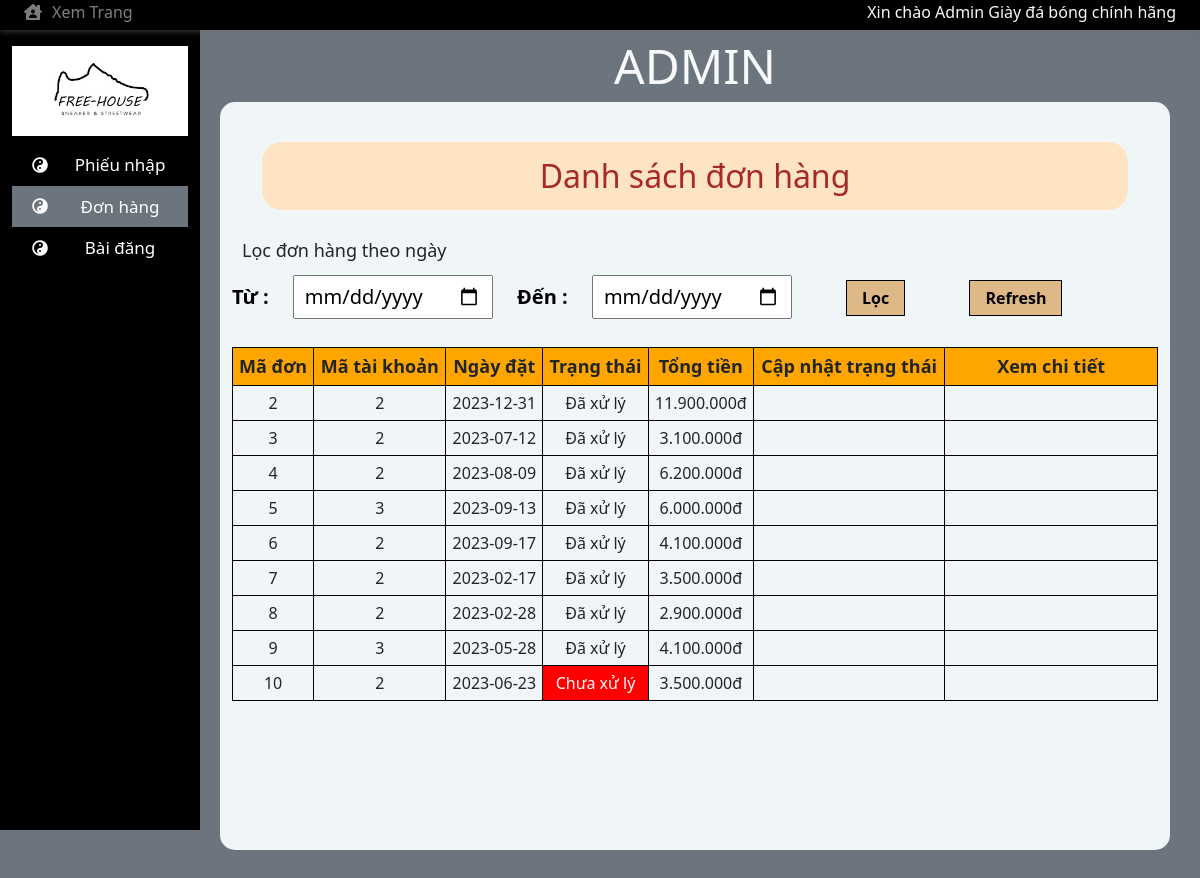
Screenshot of /admin/index.php?id=dh (signed in) with the database file from the repository.
### tables this page shows
CREATE TABLE `phanquyen` (
  `MaQuyen` varchar(50) NOT NULL,
  `MaChiTiet` varchar(50) NOT NULL
);

CREATE TABLE `chitietquyen` (
  `MaChiTiet` varchar(50) NOT NULL,
  `TenChiTiet` varchar(50) NOT NULL,
  `MoTa` varchar(50) NOT NULL
);

CREATE TABLE `donhang` (
  `MaDonHang` int(11) NOT NULL,
  `MaTaiKhoan` int(50) NOT NULL,
  `NgayDat` date NOT NULL,
  `TrangThai` tinyint(1) NOT NULL,
  `TongTien` int(11) NOT NULL
);

### db/DAOPhanQuyen.php (called while the page is built, shortened)
<?php
class DAOPhanQuyen{
    private $host = 'localhost';
    private $username = 'root';
    private $password = '';
    private $database = 'ql_cuahanggiay';
    private $conn;
    public function connect(){
        if(!$this->conn){
            $this->conn=mysqli_connect($this->host,$this->username,$this->password,$this->database);
        }
    }
    public function getQuyen($MaQuyen){
        $sql = "SELECT * FROM phanquyen,chitietquyen WHERE MaQuyen = '".$MaQuyen."' AND chitietquyen.MaChiTiet = phanquyen.MaChiTiet";
        $data=null;
        if($result = mysqli_query($this->conn,$sql)){
            while($row=mysqli_fetch_array($result)){
                    $data[] = $row;
            }
        }
        return $data;
    }
}
?>

### db/DAODonHang.php (called while the page is built, shortened)
<?php
class DAODonHang
{
    private $host = 'localhost';
    private $username = 'root';
    private $password = '';
    private $databaseName = 'ql_cuahanggiay';
    private $conn;
    public function connect()
    {
        if(!$this->conn){
            $this->conn = mysqli_connect($this->host,$this->username,$this->password,$this->databaseName);
        }
    }
    public function getList($table)
    {
        $sql = 'SELECT * FROM '.$table;
        $data = null;
        if($result = mysqli_query($this->conn,$sql)){
            while($row = mysqli_fetch_array($result)){
                $data[] = $row;
            }
            return $data;
        }
        else
            return false;
    }
}
?>

### admin/template/template_content/donhang.php (the view, shortened to what this page needs)
<form action="" method="POST">
    <h2 id="title_dh">Danh sách đơn hàng</h2>
    <h3 id="title_loc">Lọc đơn hàng theo ngày</h3>
    <label for="from" class="label_from">Từ :</label>
    <input type="date" name="from" id="from">
    <label for="to" class="to">Đến :</label>
    <input type="date" name="to" id="to">
    <input type="submit" name="Loc" id="Loc" value="Lọc">
    <input type="submit" name="Refresh" id="Refresh" value="Refresh">
    <table id="ds_donhang">
        <tr>
            <th>Mã đơn</th>
            <th>Mã tài khoản</th>
            <th>Ngày đặt</th>
            <th>Trạng thái</th>
            <th>Tổng tiền</th>
            <th>Cập nhật trạng thái</th>
            <th style = "width: 23%">Xem chi tiết</th>
        </tr>
        <?php
            if(isset($_POST['Loc']) == false){
                include("../db/DAODonHang.php");
                $db = new DAODonHang();
                $db->connect();
                $data = $db->getList('donhang');
                $i=0;
                while ($i < count($data)){
        ?>
                <tr>
                    <td><?php echo $data[$i][0]?></td>
                    <td><?php echo $data[$i][1]?></td>
                    <td><?php echo $data[$i][2]?></td>
                    <td <?php
                        if($data[$i][3]!=1){
                            echo "style = 'background-color: red; color: white;'";
                        }
                    ?>>
                        <?php
                            if($data[$i][3]==1){
                                echo 'Đã xử lý';
                            }
                            else{
                                echo 'Chưa xử lý';
                            }
                        ?></td>
                    <td><?php echo number_format($data[$i][4],0,',','.')."đ"?></td>
                    <td>
                        <?php
                            if($data[$i][3]!=1){
                                echo '<button type="button" class="XuLyDon" value = "'.$data[$i][0].'">Xử lý đơn hàng</button></td>';
                            }
                        ?>
                    </td>
                    <td></td>
                </tr>
        <?php
                    $i++;
                }
            }
        ?>
    </table>

### admin/template/menu_ad.php (shortened to what this page needs)
<?php
    if (isset($_SESSION['MaQuyen']) && isset($_SESSION['MaTaiKhoan'])){
        $MaQuyen = $_SESSION['MaQuyen'];
        include("../db/DAOPhanQuyen.php");
        $db = new DAOPhanQuyen();
        $db->connect();
        $PQ = $db->getQuyen($MaQuyen);
        if(isset($_GET['id'])){
            $id = $_GET['id'];
        }
?>
        <div id="menu" class="col col-sm-12 col-lg-2 col-md-2 bg-black text-bg-dark position-fixed width-show-icon">
            <div class="d-none d-lg-block d-md-block" id="menu-js">
                <div class="row d-none d-lg-block d-md-block">
                    <div class="img-logo ">
                            <a href="index.php">
                            <img class="row w-100 mx-auto mt-3" src="../img/img-logo/sneaker.jpg" alt="">
                            </a>
                        </div>
                </div>
                <ul id='ulMenu' class="mt-2 list-unstyled text-black ">
                    <?php
                        $n = 0;
                        if($PQ != null){
                            $n = count($PQ);
                        }
                        for($i = $n-1; $i >= 0;$i--){
                    ?>
                        <a href="index.php?id=<?php echo $PQ[$i]["MaChiTiet"]?>">
                            <li class="row LiMenu mx-0 text-center p-2 align-items-center border-secondary border-size-menu " style = "<?php if($id ==  $PQ[$i]["MaChiTiet"]){echo "background:  #6c757d";}?>">
                                <div class="col-3 px-0 d-none d-lg-flex justify-content-center">
                                    <i class="fa fa-yin-yang"></i>
                                </div>
                                <div class="col-lg-9 col-12 px-0">
                                    <p class="text-font-menu m-0"><?php echo $PQ[$i]["TenChiTiet"]?></p>
                                </div>
                            </li>
                        </a>
                    <?php
                        }
                    ?>
                </ul>
            </div>
        </div>
<?php
    }
?>

### admin/css/DonHang.css (style rules this page uses)
#title_dh { color: brown; margin: 30px 30px; text-align: center; background-color: bisque; border-radius: 20px; padding: 15px; }
#title_loc { margin: 10px; font-size: 18px; }
label { color: black; font-size: 20px; margin: 0px 30px; }
#from, #to { font-size: 20px; margin: 0px 20px; padding: 5px 10px; }
#Loc, #Refresh { color: black; font-weight: bold; background-color: burlywood; border: 1px solid black; padding: 5px 15px; margin: 0 30px; cursor: pointer; }
#ds_donhang { width: 100%; border: 1px solid black; border-collapse: collapse; }
#ds_donhang th { text-align: center; border: 1px solid black; padding: 5px; font-size: 18px; background-color: orange; }
#ds_donhang td { text-align: center; font-size: 16px; border: 1px solid black; padding: 5px; }

### admin/css/admin.css (style rules this page uses)
.text-font-menu { font-size: 17px; }
* { padding: 0; margin: 0; box-sizing: border-box; }
p,a { text-decoration:none; margin: 0 !important; padding: 0 !important; }
@media (min-width: 768px) { #menu { height:100vh; top:30px !important; } }
@media (min-width: 992px) { #menu { height:100vh; top:30px !important; } }
.list-unstyled.text-black >a { color:#fff; text-decoration: none; }
#menu { left:0; overflow-y: auto; z-index: 5; }
#main > *:nth-child(2) > * { margin-top: 10px !important; margin-bottom: 10px !important; }
li.row.LiMenu.mx-0.text-center.p-2.align-items-center.border-secondary.border-size-menu { transition: box-shadow 0.5s ease; }

### admin/css/KhuyenMai.css (style rules this page uses)
* { margin: 0px; padding: 0px; }

### admin/css/PhanQuyen.css (style rules this page uses)
* { margin: 0px; padding: 0px; }
label { margin: 10px 0px; }

### admin/css/DanhMuc.css (style rules this page uses)
* { margin: 0px; padding: 0px; }
label { font-weight: bold; font-size: 20px; }

### rows the page displays
phanquyen: MaChiTiet.TenChiTiet "Phiếu nhập"
phanquyen: MaChiTiet.TenChiTiet "Đơn hàng"
phanquyen: MaChiTiet.TenChiTiet "Bài đăng"
donhang: MaDonHang "2", MaTaiKhoan "2", NgayDat "2023-12-31", TrangThai "Đã xử lý", TongTien "11.900.000"
donhang: MaDonHang "3", MaTaiKhoan "2", NgayDat "2023-07-12", TrangThai "Đã xử lý", TongTien "3.100.000"
donhang: MaDonHang "4", MaTaiKhoan "2", NgayDat "2023-08-09", TrangThai "Đã xử lý", TongTien "6.200.000"
donhang: MaDonHang "5", MaTaiKhoan "3", NgayDat "2023-09-13", TrangThai "Đã xử lý", TongTien "6.000.000"
donhang: MaDonHang "6", MaTaiKhoan "2", NgayDat "2023-09-17", TrangThai "Đã xử lý", TongTien "4.100.000"
donhang: MaDonHang "7", MaTaiKhoan "2", NgayDat "2023-02-17", TrangThai "Đã xử lý", TongTien "3.500.000"
donhang: MaDonHang "8", MaTaiKhoan "2", NgayDat "2023-02-28", TrangThai "Đã xử lý", TongTien "2.900.000"
donhang: MaDonHang "9", MaTaiKhoan "3", NgayDat "2023-05-28", TrangThai "Đã xử lý", TongTien "4.100.000"
donhang: MaDonHang "10", MaTaiKhoan "2", NgayDat "2023-06-23", TrangThai "Chưa xử lý", TongTien "3.500.000"
